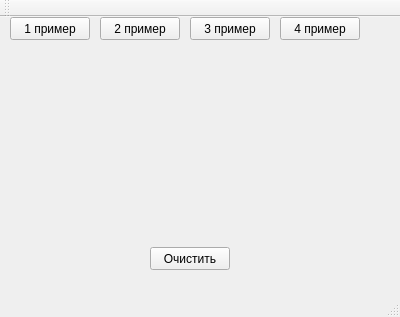
<?xml version="1.0" encoding="UTF-8"?>
<ui version="4.0">
 <class>MainWindow</class>
 <widget class="QMainWindow" name="MainWindow">
  <property name="geometry">
   <rect>
    <x>0</x>
    <y>0</y>
    <width>400</width>
    <height>317</height>
   </rect>
  </property>
  <property name="windowTitle">
   <string>MainWindow</string>
  </property>
  <widget class="QWidget" name="centralWidget">
   <widget class="QPushButton" name="pushButton">
    <property name="geometry">
     <rect>
      <x>10</x>
      <y>0</y>
      <width>80</width>
      <height>23</height>
     </rect>
    </property>
    <property name="text">
     <string>1 пример</string>
    </property>
   </widget>
   <widget class="QCustomPlot" name="widget" native="true">
    <property name="geometry">
     <rect>
      <x>20</x>
      <y>40</y>
      <width>361</width>
      <height>181</height>
     </rect>
    </property>
   </widget>
   <widget class="QPushButton" name="pushButton_2">
    <property name="geometry">
     <rect>
      <x>100</x>
      <y>0</y>
      <width>80</width>
      <height>23</height>
     </rect>
    </property>
    <property name="text">
     <string>2 пример</string>
    </property>
   </widget>
   <widget class="QPushButton" name="pushButton_3">
    <property name="geometry">
     <rect>
      <x>190</x>
      <y>0</y>
      <width>80</width>
      <height>23</height>
     </rect>
    </property>
    <property name="text">
     <string>3 пример</string>
    </property>
   </widget>
   <widget class="QPushButton" name="pushButton_4">
    <property name="geometry">
     <rect>
      <x>280</x>
      <y>0</y>
      <width>80</width>
      <height>23</height>
     </rect>
    </property>
    <property name="text">
     <string>4 пример</string>
    </property>
   </widget>
   <widget class="QPushButton" name="pushButton_5">
    <property name="geometry">
     <rect>
      <x>150</x>
      <y>230</y>
      <width>80</width>
      <height>23</height>
     </rect>
    </property>
    <property name="text">
     <string>Очистить</string>
    </property>
   </widget>
  </widget>
  <widget class="QMenuBar" name="menuBar">
   <property name="geometry">
    <rect>
     <x>0</x>
     <y>0</y>
     <width>400</width>
     <height>20</height>
    </rect>
   </property>
  </widget>
  <widget class="QToolBar" name="mainToolBar">
   <attribute name="toolBarArea">
    <enum>TopToolBarArea</enum>
   </attribute>
   <attribute name="toolBarBreak">
    <bool>false</bool>
   </attribute>
  </widget>
  <widget class="QStatusBar" name="statusBar"/>
 </widget>
 <layoutdefault spacing="6" margin="11"/>
 <customwidgets>
  <customwidget>
   <class>QCustomPlot</class>
   <extends>QWidget</extends>
   <header>qcustomplot.h</header>
   <container>1</container>
  </customwidget>
 </customwidgets>
 <resources/>
 <connections/>
</ui>
